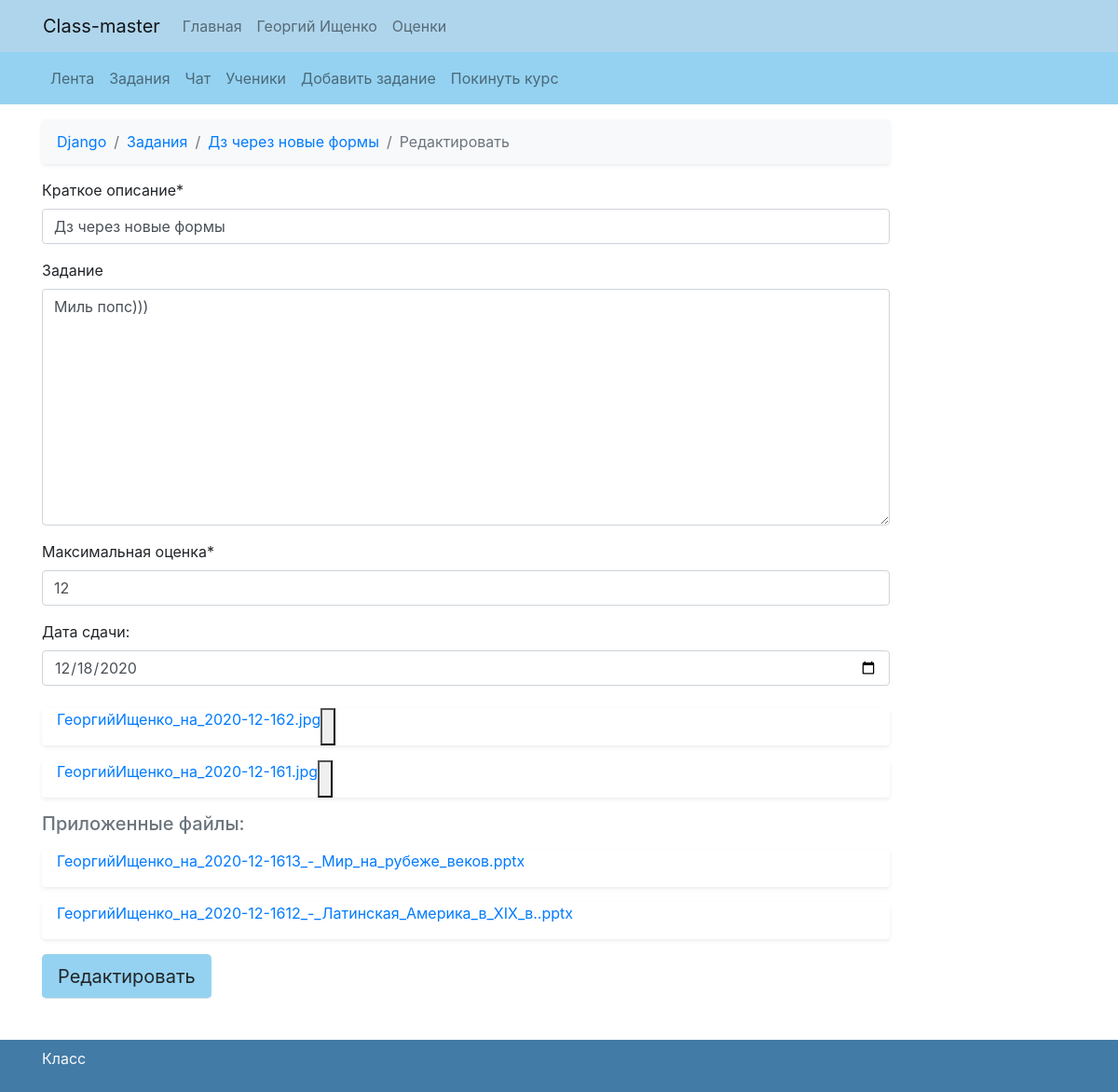
Page /classes/Django-21/task=612304/edit (signed in) on the committed database.
### my_class/models.py (models this page shows, shortened)
class Class(models.Model):
    name = models.CharField(max_length=32)
    teacher = models.ForeignKey(settings.AUTH_USER_MODEL, on_delete=models.CASCADE, null=True, blank=True)
    class Meta:
        verbose_name = "Классы"
        verbose_name_plural = "Классы"
    def get_absolute_url_feed(self):
        return reverse('feed', kwargs={'name': self.name, 'pk': self.pk})
    def get_absolute_url_tasks(self):
        return reverse('tasks', kwargs={'name': self.name, 'pk': self.pk})
    def get_absolute_url_task_add(self):
        return reverse('task-add', kwargs={'name': self.name, 'pk': self.pk})
    def get_absolute_url_students(self):
        return reverse('students', kwargs={'name': self.name, 'pk': self.pk})
    def get_absolute_url_leave(self):
        return reverse('leave', kwargs={'name': self.name, 'pk': self.pk})

class Task(models.Model):
    title = models.CharField(max_length=32)
    body = RichTextUploadingField(blank=True, null=True)
    date = models.DateField()
    current_class = models.ForeignKey('Class', on_delete=models.CASCADE, null=True, blank=True)
    author = models.ForeignKey(settings.AUTH_USER_MODEL, on_delete=models.CASCADE, blank=True, null=True)
    published_date = models.DateTimeField(auto_now_add=True)
    edit_date = models.DateTimeField(auto_now_add=True, blank=True, null=True)
    max_mark = models.IntegerField(default=5)
    def get_date(self):
        return str(self.date)
    def has_files(self):
        if Files.objects.filter(task=self, is_student_file=False).exists():
            print(Files.objects.filter(task=self, is_student_file=False))
            return True
        else:
            return False
    class Meta:
        verbose_name = "Задания"
        verbose_name_plural = "Задания"
    def get_absolute_url(self):
        return reverse('task-view', kwargs={'name': self.current_class.name, 'pk': self.current_class.pk,
                                            'pin': generate_pin(self.pk)})

class Images(models.Model):
    image = models.ImageField(upload_to=generate_teacher_filename, blank=True, null=True, verbose_name='Изображение')
    task = models.ForeignKey(Task, blank=True, null=True, on_delete=models.CASCADE)
    student_answer = models.ForeignKey(StudentAnswer, blank=True, null=True, on_delete=models.CASCADE)
    is_student_file = models.BooleanField(default=False)
    class Meta:
        verbose_name = "Изображения"
        verbose_name_plural = "Изображения"
    def get_name(self):
        return self.image.name.split('/')[1]

class Files(models.Model):
    file = models.FileField(upload_to=generate_teacher_filename, blank=True, null=True, verbose_name='Файл')
    task = models.ForeignKey(Task, blank=True, null=True, on_delete=models.CASCADE)
    student_answer = models.ForeignKey(StudentAnswer, blank=True, null=True, on_delete=models.CASCADE)
    is_student_file = models.BooleanField(default=False)
    class Meta:
        verbose_name = "Файлы"
        verbose_name_plural = "Файлы"
    def get_name(self):
        return self.file.name.split('/')[1]
    def __str__(self):
        return self.file.name

### my_class/views.py (the view)
# urls.py: path('classes/<str:name>-<int:pk>/task=<int:pin>/edit', class_task_edit, name='task-edit'),
@login_required
def class_task_edit(request, name, pk, pin):
    task = get_object_or_404(Task, pk=decode(pin))
    if request.method == 'POST':
        form = TaskAdd(request.POST, instance=task)
        if form.is_valid():
            form.save()
            return redirect(task.get_absolute_url())
    current_class = get_object_or_404(Class, pk=pk)
    files = Files.objects.filter(task=task)
    images = Images.objects.filter(task=task)
    form = TaskAdd(instance=task)
    return render(request, 'class_task_edit.html', {
        'class': current_class,
        'form': form,
        'task': task,
        'files': files,
        'images': images,
    })

### my_class/forms.py
class TaskAdd(forms.ModelForm):
	title = forms.CharField(
		label='Краткое описание',
		widget=forms.TextInput(attrs={'placeholder': 'Краткое описание'}))
	body = forms.CharField(
		label='Задание',
		widget=forms.Textarea(attrs={'placeholder': 'Описание'}), required=False)
	max_mark = forms.IntegerField(
		label='Максимальная оценка',
		widget=forms.NumberInput(attrs={'placeholder': 'Максимальная оценка'}))
	class Meta:
		model = Task
		fields = ('title', 'body', 'date', 'max_mark')

### my_class/models.py (called while the page is built)
def generate_pin(n):
    return n ^ 612345

    def is_teacher(self):
        if len(Class.objects.filter(teacher=self.user)) > 0:
            return True
        else:
            return False

### my_class/views.py (called while the page is built)
def decode(pin):
    return int(pin) ^ 612345

### my_class/templates/class_task_edit.html (shortened to what this page needs)
{% extends "base.html" %}
  {% block content%}
  <body>
  {% include 'class_nav.html' %}
    	<div class="container mt-3">
        <form class="" method="POST" action="" style="padding-right:200px;">
          {% load crispy_forms_tags %}
          <nav aria-label="breadcrumb">
			  <ol class="breadcrumb bg-light shadow-sm">
				<li class="breadcrumb-item"><a href="{{class.get_absolute_url_feed}}">{{class.name}}</a></li>
				<li class="breadcrumb-item"><a href="{{class.get_absolute_url_tasks}}">Задания</a></li>
                <li class="breadcrumb-item"><a href="{{task.get_absolute_url}}">{{task.title}}</a></li>
				<li class="breadcrumb-item active" aria-current="page">Редактировать</li>
			  </ol>
			</nav>
          {{ form.title | as_crispy_field }}
          {% autoescape off %}
          {{ form.body | as_crispy_field }}
          {% endautoescape %}
          {{ form.max_mark | as_crispy_field }}
          <label>Дата сдачи:</label>
          <input type="date" name="date" placeholder="Дата сдачи" class="form-control" value="{{task.get_date}}"><br>
          {% for i in images %}
			<div class="d-flex justify-content shadow-sm px-3 mb-3 bg-white rounded">
				<p><a href="{{i.image.url}}">{{i.get_name}} </a></p>
                <button type="button" class="btn-close" aria-label="Close"></button>
			</div>
			{% endfor %}
			{% if task.has_files %}
			<h5 class="mb-3 text-muted">Приложенные файлы:</h5>
			{% endif %}
			{% for f in files%}
			<div class="d-flex justify-content shadow-sm px-3 mb-3 bg-white rounded">
				<p><a href="{{f.file.url}}">{{f.get_name}}</a></p>
			</div>
			{% endfor %}
          <button class="btn btn-lg border-bottom" type="submit"
          style="background-color: #95D2F1;">Редактировать</button>
        </form>
      </div>
  </body>
{% endblock %}

### my_class/templates/base.html (shortened to what this page needs)
{% load static %}
<!doctype html>
<html>
  <head>
  	<link href="{% static 'vendor/bootstrap/css/bootstrap.min.css' %}" rel="stylesheet">
  </head>
  <header>
    <div style="background-color: #AFD5EC;">
      <nav class="container navbar navbar-expand-lg navbar-light">
        <a class="navbar-brand" href="/">Class-master</a>
        <div class="collapse navbar-collapse" id="navbarNavAltMarkup">
          <div class="navbar-nav">
            <a class="nav-link" href="/">Главная</a>
            <a class="nav-link" href="/im">{{request.user.first_name}} {{request.user.last_name}}</a>
            <a class="nav-link" href="/im/marks">Оценки</a>
          </div>
        </div>
      </nav>
    </div>
  </header>
  <body style="padding-bottom: 100px;">
    {% block content %}
    {% endblock %}
  </body>
  <footer class="footer py-2 mt-auto navbar fixed-bottom" style="background-color: #427BA6;">
      <div class="container">
        <p class="text-light">Класс</p>
      </div>
  </footer>
</html>

### rows in the picture
Class: name "Django"
Task: title "Дз через новые формы", body "Миль попс)))", max_mark "12", date "12/18/2020"
Images: get_name "ГеоргийИщенко_на_2020-12-162.jpg"
Images: get_name "ГеоргийИщенко_на_2020-12-161.jpg"
Files: get_name "ГеоргийИщенко_на_2020-12-1613_-_Мир_на_рубеже_веков.pptx"
Files: get_name "ГеоргийИщенко_на_2020-12-1612_-_Латинская_Америка_в_XIX_в..pptx"

### other values in the picture
{{ request.user.first_name }} "Георгий"
{{ request.user.last_name }} "Ищенко"
